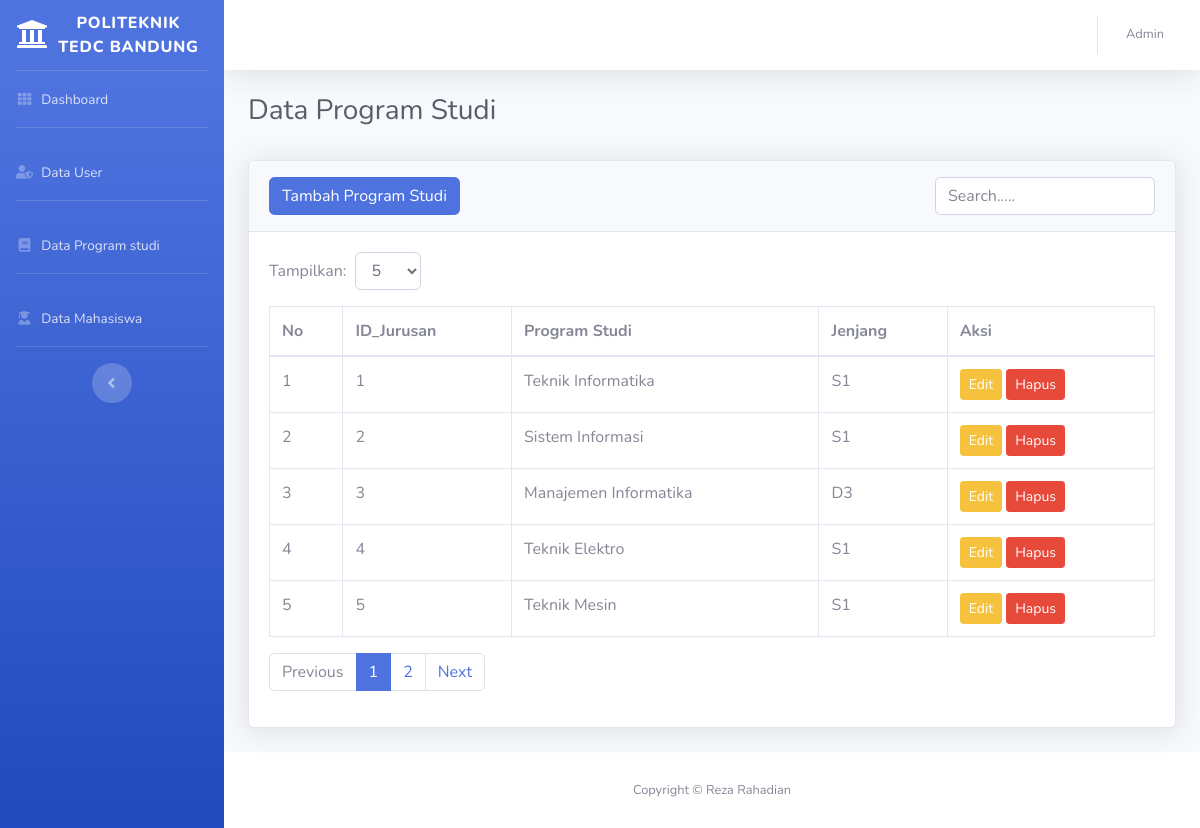
Screenshot of /admin/programstudi.php (signed in) with the database file from the repository.
### tables this page shows
CREATE TABLE `tb_jurusan` (
  `id_jurusan` int(11) NOT NULL,
  `nama_jurusan` varchar(50) DEFAULT NULL,
  `jenjang` varchar(50) NOT NULL
);

### admin/programstudi.php (the view, shortened to what this page needs)
<?php
include 'config.php'
?>
<?php
$level = $_SESSION['level'];
?>
<?php
$limit = isset($_GET['limit']) ? (int)$_GET['limit'] : 5;
$page = isset($_GET['page']) ? (int)$_GET['page'] : 1;
$search = isset($_GET['search']) ? $_GET['search'] : '';
$offset = ($page - 1) * $limit;
$total_data_query = "SELECT COUNT(*) as total FROM tb_jurusan WHERE nama_jurusan LIKE '%$search%'";
$total_data_result = $config->query($total_data_query);
$total_data_row = $total_data_result->fetch_assoc();
$total_data = $total_data_row['total'];
$total_pages = ceil($total_data / $limit);
$sql = "SELECT * FROM tb_jurusan WHERE nama_jurusan LIKE '%$search%' LIMIT $limit OFFSET $offset";
$result = $config->query($sql);
?>
<!DOCTYPE html>
<html lang="en">
<head>
    <link href="vendor/fontawesome-free/css/all.min.css" rel="stylesheet" type="text/css">
        <link href="https://cdnjs.cloudflare.com/ajax/libs/font-awesome/5.15.4/css/all.min.css" rel="stylesheet">
    <link href="css/sb-admin-2.min.css" rel="stylesheet">
</head>
<body id="page-top">
    <div id="wrapper">
        <ul class="navbar-nav bg-gradient-primary sidebar sidebar-dark accordion" id="accordionSidebar">
            <a class="sidebar-brand d-flex align-items-center justify-content-center" href="index.php">
                <div class="sidebar-brand-icon rotate-n-1">
                <i class="fas fa-university"></i>
                </div>
                <div class="sidebar-brand-text mx-1"> POLITEKNIK TEDC BANDUNG </div>
            </a>
            <hr class="sidebar-divider my-0">
            <li class="nav-item">
                <a class="nav-link" href="admin.php">
                <i class="fas fa-fw fa-th"></i>
                    <span>Dashboard</span></a>
            </li>
            <hr class="sidebar-divider">
            <li class="nav-item">
                <a class="nav-link" href="admin_user.php">
                <i class="fas fa-fw fa-user-shield"></i>
                    <span> Data User</span></a>
            </li>
            <hr class="sidebar-divider">
            <li class="nav-item">
                <a class="nav-link" href="programstudi.php">
                <i class="fas fa-fw fa-book"></i>
                    <span> Data Program studi</span></a>
            </li>
            <hr class="sidebar-divider">
            <li class="nav-item">
                <a class="nav-link" href="mahasiswa.php">
                <i class="fas fa-fw fa-user-graduate"></i>
                    <span>Data Mahasiswa</span></a>
            </li>
            <hr class="sidebar-divider d-none d-md-block">
            <div class="text-center d-none d-md-inline">
                <button class="rounded-circle border-0" id="sidebarToggle"></button>
            </div>
        </ul>
        <div id="content-wrapper" class="d-flex flex-column">
            <div id="content">
                <nav class="navbar navbar-expand navbar-light bg-white topbar mb-4 static-top shadow">
                    <ul class="navbar-nav ml-auto">
                        <li class="nav-item dropdown no-arrow">
                            <a class="nav-link dropdown-toggle" href="#" id="userDropdown" role="button"
                                data-toggle="dropdown" aria-haspopup="true" aria-expanded="false">
                                <span class="mr-2 d-none d-lg-inline text-gray-600 small">
                                <?php echo ucfirst(string: $level); ?>
                                </span>
                            </a>
                        </li>
                    </ul>
                </nav>
                <div class="container-fluid">
    <h1 class="h3 mb-2 text-gray-800">Data Program Studi</h1>
    <br>
    <div class="card shadow mb-4">
    <div class="card-header py-3 d-flex justify-content-between align-items-center">
        <button type="button" class="btn btn-primary" data-toggle="modal" data-target="#tambahDataModal">
            Tambah Program Studi
        </button>
        <form method="GET" class="form-inline">
            <input type="text" name="search" class="form-control" placeholder="Search....." value="<?= htmlspecialchars($search); ?>">
        </form>
    </div>
    <div class="card-body">
        <form method="get" class="form-inline mb-3">
            <label for="limit" class="mr-2">Tampilkan: </label>
            <select name="limit" id="limit" class="form-control mr-2" onchange="this.form.submit()">
                <option value="5" <?= $limit == 5 ? 'selected' : ''; ?>>5</option>
            </select>
        </form>
        <table class="table table-bordered">
            <thead>
                <tr>
                    <th>No</th>
                    <th>ID_Jurusan</th>
                    <th>Program Studi</th>
                    <th>Jenjang</th>
                    <th>Aksi</th>
                </tr>
            </thead>
            <tbody>
                <?php if ($result->num_rows > 0): ?>
                    <?php $no = $offset + 1; ?>
                    <?php while ($row = $result->fetch_assoc()): ?>
                        <tr>
                            <td><?= $no++; ?></td>
                            <td><?= htmlspecialchars($row['id_jurusan']); ?></td>
                            <td><?= htmlspecialchars($row['nama_jurusan']); ?></td>
                            <td><?= htmlspecialchars($row['jenjang']); ?></td>
                            <td>
                                <button class="btn btn-warning btn-sm" data-bs-toggle="modal" data-bs-target="#editDataModal<?= $row['id_jurusan']; ?>">Edit</button>
                                <a href="?delete=<?= $row['id_jurusan']; ?>" class="btn btn-danger btn-sm" onclick="return confirm('Hapus data ini?')">Hapus</a>
                            </td>
                        </tr>
                    <?php endwhile; ?>
                <?php else: ?>
                    <tr>
                        <td colspan="5" class="text-center">Tidak ada data</td>
                    </tr>
                <?php endif; ?>
            </tbody>
        </table>
        <ul class="pagination">
            <li class="page-item <?= $page <= 1 ? 'disabled' : ''; ?>">
                <a class="page-link" href="?page=<?= $page - 1; ?>&limit=<?= $limit; ?>&search=<?= urlencode($search); ?>">Previous</a>
            </li>
            <?php for ($i = 1; $i <= $total_pages; $i++): ?>
                <li class="page-item <?= $i == $page ? 'active' : ''; ?>">
                    <a class="page-link" href="?page=<?= $i; ?>&limit=<?= $limit; ?>&search=<?= urlencode($search); ?>"><?= $i; ?></a>
                </li>
            <?php endfor; ?>
            <li class="page-item <?= $page >= $total_pages ? 'disabled' : ''; ?>">
                <a class="page-link" href="?page=<?= $page + 1; ?>&limit=<?= $limit; ?>&search=<?= urlencode($search); ?>">Next</a>
            </li>
        </ul>
    </div>
</div>
</div>
            </div>
            <footer class="sticky-footer bg-white">
                <div class="container my-auto">
                    <div class="copyright text-center my-auto">
                        <span>Copyright &copy; Reza Rahadian</span>
                    </div>
                </div>
            </footer>
        </div>
    </div>
</body>
</html>

### rows the page displays
tb_jurusan: id_jurusan "1", nama_jurusan "Teknik Informatika", jenjang "S1"
tb_jurusan: id_jurusan "2", nama_jurusan "Sistem Informasi", jenjang "S1"
tb_jurusan: id_jurusan "3", nama_jurusan "Manajemen Informatika", jenjang "D3"
tb_jurusan: id_jurusan "4", nama_jurusan "Teknik Elektro", jenjang "S1"
tb_jurusan: id_jurusan "5", nama_jurusan "Teknik Mesin", jenjang "S1"

### other values shown
$level "Admin"
